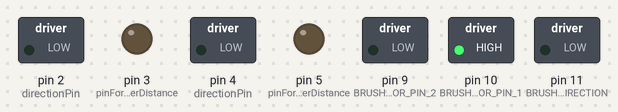
This sketch was run on a simulated Arduino Uno, built with avr-gcc and run on an emulated ATmega328P. Parts: switched loads named in the sketch (green lamp = pin HIGH), output pins drawn as LEDs (lit = HIGH).

Above: at 0.1 s.
At 3.1 s:
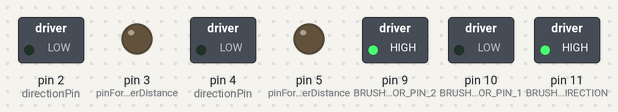
At 6.1 s:
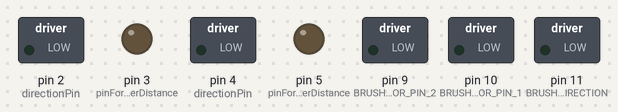
Timing chart, 0 to 7.6 s (numbered marks = the images above):
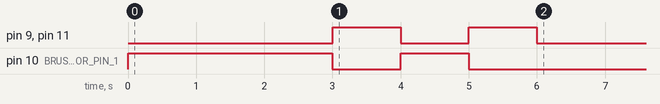

Measured:
- by itself, pin 10 (BRUSH_ACTUATOR_PIN_1): LOW → HIGH at 0.00 s, → LOW 3.0 s later, → HIGH 1.0 s later, → LOW 1.0 s later
- by itself, pin 9 (BRUSH_ACTUATOR_PIN_2), pin 11 (BRUSH_ACTUATOR_DIRECTION): alternates HIGH for 1.0 s and LOW for 1.0 s, 4 changes in all, then stays LOW

The sketch:

14AllWorksPerfectly.ino
```cpp
//////////////////////////////////////////////////////////////////////////////////////////////////////////////
//                           GLOBAL CONSTANTS
//////////////////////////////////////////////////////////////////////////////////////////////////////////////

const int BRUSH_ACTUATOR_DIRECTION = 11;
const int BRUSH_ACTUATOR_PIN_1 = 10;
const int BRUSH_ACTUATOR_PIN_2 = 9;

const float STEPS_IN_ONE_MM = 639.4604;


const int COLOR1_X = 330;
const int COLOR1_Y = 60;


// TODO:

     // CONNECT every scrue with a stripe - so there is no way it getting lose or disconnected

            // !!!
     //1. ADD check for x length
     //1. ADD check to run XY only if brush is up
     //1. ADD check if X or Y is 0 for simontanious run
     //1. Add case if  x distance / y is one
     //1. Chant long to int where it is possible to save memory


     // 1. Priority: Function that moves to any direction on board both axes at the same time
     // 1. Function that calculates parameters to run to a particular location from the current point
     // 1. Function that convert image code to instructions
     // 1. Add steps for update

     // LATER:
     // 1. Later function that reads from image

//////////////////////////////////////////////////////////////////////////////////////////////////////////////
//                           GLOBAL VARIABLES
//////////////////////////////////////////////////////////////////////////////////////////////////////////////

bool stop = false;
long currentX = 0;
long currentY = 0;
//long currentX = 360;
//long currentY = 100;

void setup() {

  // first stepper
  pinMode(2, OUTPUT);
  pinMode(3, OUTPUT);

  // second stepper
  pinMode(4, OUTPUT);
  pinMode(5, OUTPUT);

     // initialize digital pins as outputs.
  pinMode(BRUSH_ACTUATOR_DIRECTION, OUTPUT);
  pinMode(BRUSH_ACTUATOR_PIN_1, OUTPUT);
  pinMode(BRUSH_ACTUATOR_PIN_2, OUTPUT);

  // Actuator location (Remove from here)
  digitalWrite(BRUSH_ACTUATOR_DIRECTION, LOW);

}

void loop() {
if(stop){return;}


moveBrush(3000,"UP");
moveBrush(1000,"DOWN");
moveBrush(1000,"UP");
moveBrush(1000,"DOWN");

//singleMethodTomoveBrushToXYLocation(325, 90);

stop = true;

}


//////////////////////////////////////////////////////////////////////////////////////////////////////////////
//
//
//                PLACE FOR ALL THE UTIL METHODS
//
//
//////////////////////////////////////////////////////////////////////////////////////////////////////////////

void singleMethodTomoveBrushToXYLocation(long newXCoordinate,long newYCoordinate){

  // Delay to prevent sudden move
  delayMicroseconds(100);

  long xDifference = newXCoordinate-currentX;
  long yDifference = newYCoordinate-currentY;

  // Check if there is no need for movement
  if(xDifference == 0 && yDifference == 0){
    return;
  }

  // Set directions
  if(xDifference>0){digitalWrite(2,HIGH);}
  else{digitalWrite(2,LOW);}
  if(yDifference>0){digitalWrite(4,HIGH);}
  else{digitalWrite(4,LOW);}


  // TODO : Add check if only one stepper needs to run


  // Get number of steps
  float xSteps = abs(xDifference)*STEPS_IN_ONE_MM;
  float ySteps = abs(yDifference)*STEPS_IN_ONE_MM;

  long totalSteps = max(xSteps,ySteps);

  float incrementForShorterDistance;
  int pinForLongerDistance;
  int pinForShorterDistance;

  if(xSteps != 0 && ySteps == 0){
         incrementForShorterDistance = totalSteps;
         pinForLongerDistance = 3;
         pinForShorterDistance = 5;
  } else if(ySteps != 0 && xSteps == 0){
         incrementForShorterDistance = totalSteps;
         pinForLongerDistance = 5;
         pinForShorterDistance = 3;
  } else if(xSteps>ySteps){
         incrementForShorterDistance = xSteps/ySteps;
         pinForLongerDistance = 3;
         pinForShorterDistance = 5;
      }else{
         incrementForShorterDistance = ySteps/xSteps;
         pinForLongerDistance = 5;
         pinForShorterDistance = 3;
      }

  float nextIncrement = 0;

  for (long i = 0; i < totalSteps; i++) {

    digitalWrite(pinForLongerDistance,LOW);
    digitalWrite(pinForLongerDistance,HIGH);

    if(i>nextIncrement){
    digitalWrite(pinForShorterDistance,LOW);
    digitalWrite(pinForShorterDistance,HIGH);
    nextIncrement+=incrementForShorterDistance;
    }

   delayMicroseconds(100);
  }

  currentX = newXCoordinate;
  currentY = newYCoordinate;
}


//////////////////////////////////////////////////////////////////////////////////////////////////////////////


  //            ACTIONS:

  // DEFAULT_POSITION
  // EXTEND_PAINT
  // EXTEND_CANVAS
  // EXTEND_WATER
  // BRUSH_VIBRATION
  // STABLE_BRUSH_CHANGE

void moveBrush(int time,String direction){


  if (direction.equals("DOWN")){
     digitalWrite(BRUSH_ACTUATOR_DIRECTION, HIGH);

      // extend the actuator
    digitalWrite(BRUSH_ACTUATOR_PIN_1, LOW);
    digitalWrite(BRUSH_ACTUATOR_PIN_2, HIGH);

      int startTime = millis();
      while (millis() - startTime < time) {}

      // Stop the actuator
    digitalWrite(BRUSH_ACTUATOR_PIN_1, LOW);
    digitalWrite(BRUSH_ACTUATOR_PIN_2, LOW);

    digitalWrite(BRUSH_ACTUATOR_DIRECTION, LOW);
    return;
  } else if(direction.equals("UP")){
     digitalWrite(BRUSH_ACTUATOR_DIRECTION, LOW);

      // extend the actuator
     digitalWrite(BRUSH_ACTUATOR_PIN_1, HIGH);
     digitalWrite(BRUSH_ACTUATOR_PIN_2, LOW);

      int startTime = millis();
      while (millis() - startTime < time) {}

      // Stop the actuator
    digitalWrite(BRUSH_ACTUATOR_PIN_1, LOW);
    digitalWrite(BRUSH_ACTUATOR_PIN_2, LOW);
    return;
  }
}
//////////////////////////////////////////////////////////////////////////////////////////////////////////////
void moveBrushToXYLocation(long newXCoordinate,long newYCoordinate){

  long xDistance = getDistance(currentX,newXCoordinate);
  long yDistance = getDistance(currentY,newYCoordinate);

  String xDirection;
  String yDirection;

  if(xDistance>0){
    xDirection="UP";
  } else {
    xDirection="DOWN";
  }

  if(yDistance>0){
    yDirection="UP";
  } else {
    yDirection="DOWN";
  }


  // Test these 0 Scenarions

  if(xDistance == 0){
    runStepper(2,abs(yDistance),yDirection);
  }

  if(yDistance == 0){
    runStepper(1,abs(xDistance),xDirection);
  }

}


//UNUSED
//////////////////////////////////////////////////////////////////////////////////////////////////////////////
long getDistance(long num1, long num2) {
  int direction = 0;

  if (num1 > num2) {
    direction = 1;
  } else if (num1 < num2) {
    direction = -1;
  }

  return abs(num1 - num2)*direction;
}


//////////////////////////////////////////////////////////////////////////////////////////////////////////////
void runStepper(int stepperNumber,long steps,String direction){

  // to control direction
  //First stepper
  //digitalWrite(2,LOW);
  //Second stepper
  //digitalWrite(4,LOW);
  int directionPin;

  // To run stepper
  int controlPin;

 if (stepperNumber == 1) {
    directionPin = 2;
    controlPin = 3;
  } else if (stepperNumber == 2) {
    directionPin = 4;
    controlPin = 5;
  }

  if(direction.equals("DOWN")){ digitalWrite(directionPin,LOW); }
  else if (direction.equals("UP")){ digitalWrite(directionPin,HIGH); }

  for (long i = 0; i < steps; i++) {
    digitalWrite(controlPin,LOW);
    digitalWrite(controlPin,HIGH);
    delayMicroseconds(85);
    }

}

//////////////////////////////////////////////////////////////////////////////////////////////////////////////

//////////////////////////////////////////////////////////////////////////////////////////////////////////////
//
//                            DOCUMENTATION
//
//
//////////////////////////////////////////////////////////////////////////////////////////////////////////////


//                      1 step on stepper motor X and Y
// 200000 (Two handred thousand) equals 31.27 sm (312.7 mm). So 1 step equals 0.0015635 mm. 1 mm = 639.4604 steps.

//                      Picture 9 inch size (Slighly more than actual size)
//  23 sm

//                      Picture 12 inch size (Slighly more than actual size)
//  30.6 sm

//                      Image proportions : 23 X 30.6 are the same as  100 px X 133 px (1 X 1,33)

// paint brush size = 23/100 = 0,23 (same as 30.6/133)

// Steps for 1 brush stroke size is 0.23/0.00015635 = 1471 steps (for 100 px X 133 px image)

// all the steps in the program and on board coordinates will be in millimetors and will be converted to steps internally.
```
